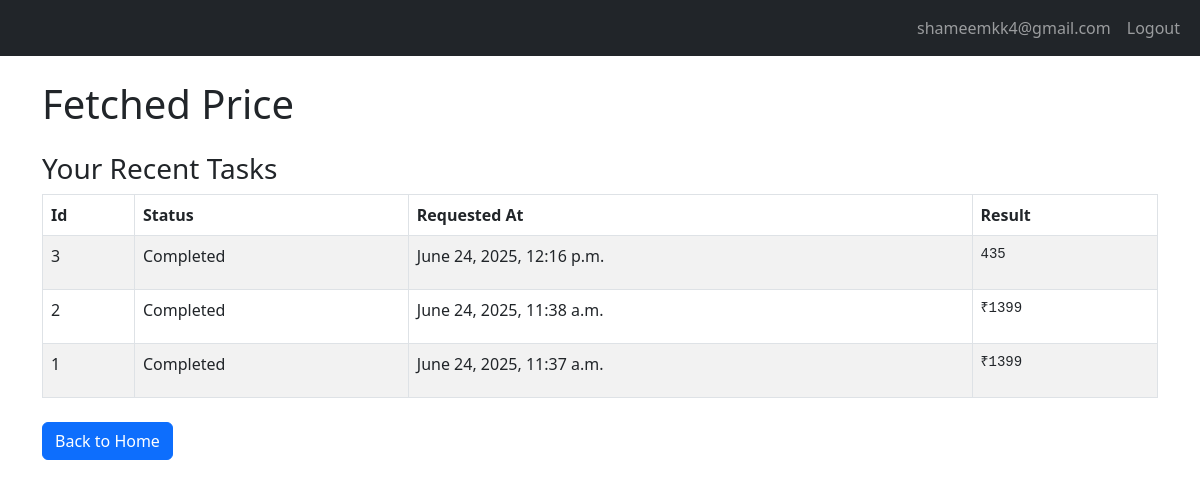
Page /task-status/ (signed in) on the earlier database version.
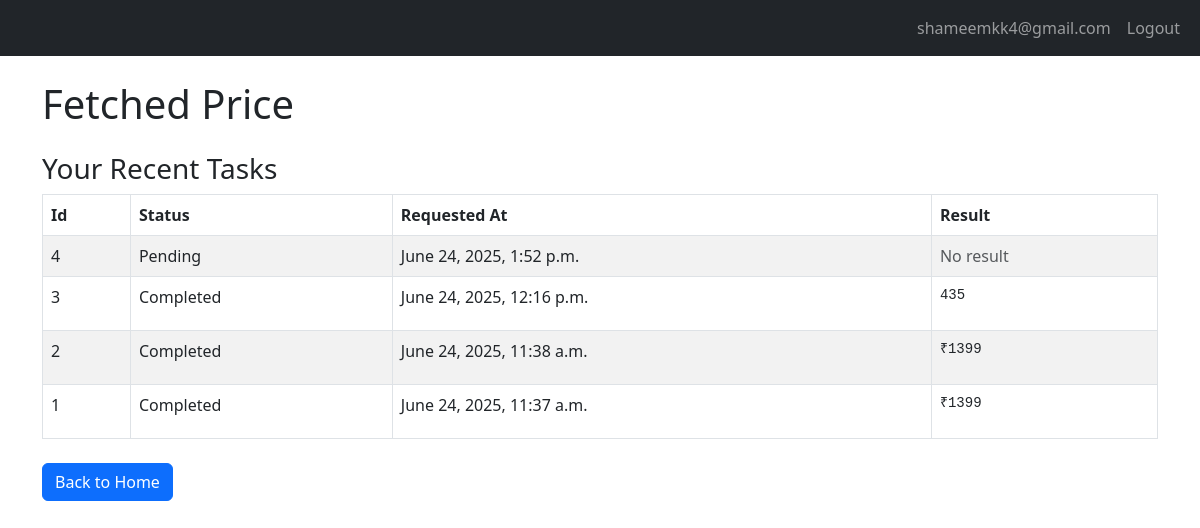
Same page on the later database version.
### scrapper/models.py (models this page shows, shortened)
class TaskStatus(models.Model):
    url= models.URLField(max_length=200, help_text="URL of the page to be scraped")
    status = models.CharField(max_length=20, help_text="Current status of the task (e.g., pending, completed, failed)")
    result = models.TextField(null=True, blank=True, help_text="Result of the task execution")
    error_message = models.TextField(null=True, blank=True, help_text="Error message if error occurs during task execution")
    user = models.ForeignKey('auth.User', on_delete=models.SET_NULL, null=True, help_text="User who initiated the task")
    created_at = models.DateTimeField(auto_now_add=True, help_text="Timestamp when the task was created")
    updated_at = models.DateTimeField(auto_now=True, help_text="Timestamp when the task was last updated")
    class Meta:
        verbose_name = "Task Status"

### scrapper/views.py (the view)
# urls.py: path('task-status/', views.task_status, name='task_status'),
@login_required(login_url='/auth/login/')
def task_status(request):
    tasks= TaskStatus.objects.filter(user=request.user).order_by('-created_at')
    return render(request, 'task_status.html', {'tasks': tasks})

### templates/task_status.html (shortened to what this page needs)
{% extends 'base.html' %}
{% block content %}
    <h1>Fetched Price</h1>
    {% if tasks %}
        <h3 class="mt-4">Your Recent Tasks</h3>
        <table class="table table-bordered table-striped">
            <thead>
                <tr>
                    <th>Id</th>
                    <th>Status</th>
                    <th>Requested At</th>
                    <th>Result</th>
                </tr>
            </thead>
            <tbody>
                {% for t in tasks %}
                <tr>
                    <td>{{ t.id }}</td>
                    <td>{{ t.status|title }}</td>
                    <td>{{ t.created_at }}</td>
                    <td>
                        {% if t.result %}
                            <pre style="max-width:300px; max-height:100px; overflow:auto; white-space:pre-wrap; word-break:break-all;">{{ t.result|truncatechars:200|escape }}</pre>
                        {% else %}
                            <span class="text-muted">No result</span>
                        {% endif %}
                    </td>
                </tr>
                {% endfor %}
            </tbody>
        </table>
    {% endif %}
    <div class="mt-4">
        <a href="{% url 'index' %}" class="btn btn-primary">Back to Home</a>
    </div>
{% endblock %}

Differences in the rows shown:
added TaskStatus: id "4", status "Pending", created_at "June 24, 2025, 1:52 p.m.", shows "No result"
